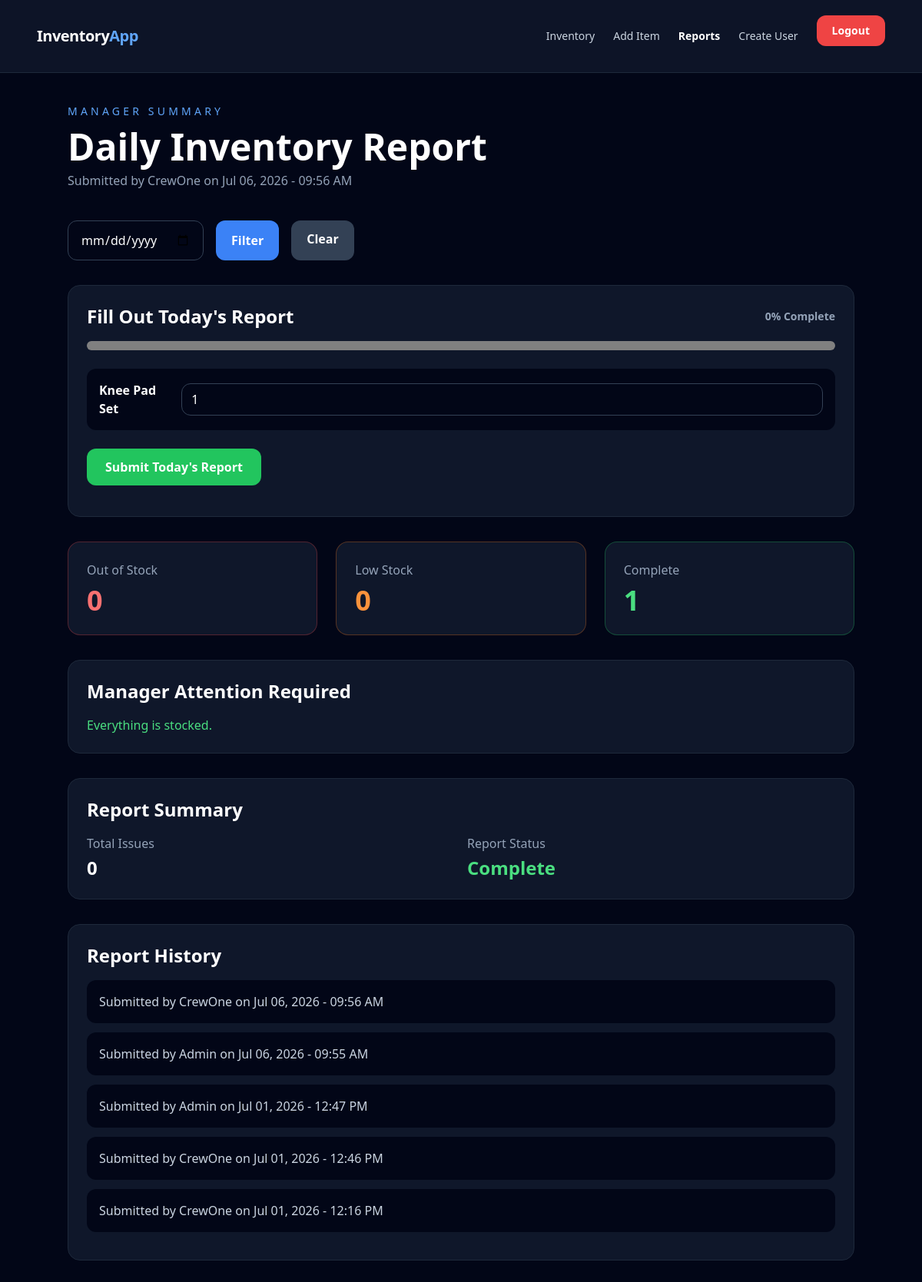
The app's page /inventory/daily-report/ (signed in) with its own data.
### inventory/models.py (models this page shows, shortened)
class DailyReport(models.Model):
    submitted_by = models.ForeignKey(User, on_delete=models.CASCADE)
    submitted_at = models.DateTimeField(auto_now_add=True)
    notes = models.TextField(blank=True)

class InventoryItem(models.Model):
    ITEM_CHOICES = [
        ("Gloves Set", "Gloves Set"),
        ("Hose Head", "Hose Head"),
        ("Knee Pad Set", "Knee Pad Set"),
        ("Pro Grip", "Pro Grip"),
        ("Orange Soap", "Orange Soap"),
        ("Mini Roller", "Mini Roller"),
        ("Paver", "Paver"),
        ("Mini Brushes", "Mini Brushes"),
        ("Scrapers", "Scrapers"),
        ("Flat Head", "Flat Head"),
        ("Scissors", "Scissors"),
        ("Bottle", "Bottle"),
        ("Brushes", "Brushes"),
        ("Buckets", "Buckets"),
        ("Sealing Buckets", "Sealing Buckets"),
        ("Rocks", "Rocks"),
        ("Masks", "Masks"),
        ("Guns", "Guns"),
        ("Battery", "Battery"),
        ("Safety Glasses", "Safety Glasses"),
        ("New Brushes", "Brushes"),
        ("Clear Seal Bucket", "Clear Seal Bucket"),
        ("Garbage Bags", "Garbage Bags"),
        ("Heads for Roller", "Heads for Roller"),
        ("Head for Mini Roller", "Head for Mini Roller"),
        ("Respirator", "Respirator"),
        ("Pebbles", "Pebbles"),
        ("Crack Fill", "Crack Fill"),
    ]
    item_name = models.CharField(max_length=100, choices=ITEM_CHOICES)
    quantity_required = models.PositiveIntegerField(default=0)
    quantity_have = models.PositiveIntegerField(default=0)
    category = models.CharField(max_length=100, blank=True)
    notes = models.TextField(blank=True)
    updated_at = models.DateTimeField(auto_now=True)
    @property
    def quantity_needed(self):
        return max(0, self.quantity_required - self.quantity_have)

### inventory/views.py (the view, shortened to what this page needs)
# urls.py: path("daily-report/", views.daily_report, name="daily_report"),
@manager_required
def daily_report(request):
    queryset = InventoryItem.objects.all().order_by("item_name")
    formset = InventoryQuantityFormSet(request.POST or None, queryset=queryset)
    total_fields = len(formset.forms)
    valid_fields = sum(
        1 for form in formset.forms
        if form.is_bound and not form.errors
    ) if request.method == "POST" else 0
    progress_percentage = int((valid_fields / total_fields) * 100) if total_fields > 0 else 0
    selected_date = request.GET.get("date", "")
    reports = DailyReport.objects.all().order_by("-submitted_at")
    if selected_date:
        reports = reports.filter(submitted_at__date=selected_date)
    latest_report = reports.first()
    out_of_stock = []
    low_stock = []
    complete = []
    for item in queryset:
        if item.quantity_have == 0:
            out_of_stock.append(item)
        elif item.quantity_needed > 0:
            low_stock.append(item)
        else:
            complete.append(item)
    total_issues = len(out_of_stock) + len(low_stock)
    return render(request, "inventory/daily_report.html", {
        "formset": formset,
        "items": queryset,
        "out_of_stock": out_of_stock,
        "low_stock": low_stock,
        "complete": complete,
        "latest_report": latest_report,
        "progress": progress_percentage,
        "reports": reports,
        "selected_date": selected_date,
        "total_issues": total_issues,
    })

### inventory/views.py (called while the page is built)
def _is_manager(user):
    return (
        user.is_active
        and user.is_authenticated
        and (
            user.is_superuser
            or user.groups.filter(name="Manager").exists()
        )
    )

### templates/inventory/daily_report.html (shortened to what this page needs)
{% extends "base.html" %}
{% block content %}
<section class="mx-auto max-w-5xl">
    <div class="mb-10">
        <p class="text-sm uppercase tracking-[0.3em] text-blue-400">
            Manager Summary
        </p>
        <h1 class="mt-3 text-5xl font-bold text-white">
            Daily Inventory Report
        </h1>
        {% if latest_report %}
        <p class="mt-2 text-slate-400">
            Submitted by {{ latest_report.submitted_by }} on {{ latest_report.submitted_at|date:"M d, Y - h:i A" }}
        </p>
        {% endif %}
    </div>
    <form method="get" class="mb-8 flex flex-col gap-4 sm:flex-row">
        <input type="date" name="date" value="{{ selected_date }}"
            class="rounded-xl border border-slate-700 bg-slate-950 px-4 py-3 text-white">
        <button type="submit" class="rounded-xl bg-blue-500 px-5 py-3 font-semibold text-white hover:bg-blue-600">
            Filter
        </button>
        <a href="{% url 'daily_report' %}"
            class="rounded-xl bg-slate-700 px-5 py-3 text-center font-semibold text-white hover:bg-slate-600">
            Clear
        </a>
    </form>
    <section class="mb-8 rounded-2xl border border-slate-800 bg-slate-900 p-6">
        <div class="mb-4 flex items-center justify-between">
            <h2 class="text-2xl font-bold text-white">
                Fill Out Today's Report
            </h2>
            <span class="text-sm font-semibold text-slate-400">
                {{ progress }}% Complete
            </span>
        </div>
        <progress value="{{ progress }}" max="100" class="mb-6 h-3 w-full overflow-hidden rounded-full"></progress>
        <form method="post" novalidate>
            <div class="space-y-3">
                {% for form in formset %}
                <div class="flex items-center justify-between gap-4 rounded-xl bg-slate-950 p-4">
                    <span class="font-semibold text-white">
                        {{ form.instance.item_name }}
                    </span>
                    {{ form.quantity_have }}
                </div>
                {% endfor %}
            </div>
            <button type="submit"
                class="mt-6 rounded-xl bg-green-500 px-6 py-3 font-semibold text-white hover:bg-green-600">
                Submit Today's Report
            </button>
        </form>
    </section>
    <div class="mb-8 grid gap-6 md:grid-cols-3">
        <div class="rounded-2xl border border-red-500/30 bg-slate-900 p-6">
            <p class="text-slate-400">Out of Stock</p>
            <h2 class="mt-2 text-4xl font-bold text-red-400">
                {{ out_of_stock|length }}
            </h2>
        </div>
        <div class="rounded-2xl border border-orange-500/30 bg-slate-900 p-6">
            <p class="text-slate-400">Low Stock</p>
            <h2 class="mt-2 text-4xl font-bold text-orange-400">
                {{ low_stock|length }}
            </h2>
        </div>
        <div class="rounded-2xl border border-green-500/30 bg-slate-900 p-6">
            <p class="text-slate-400">Complete</p>
            <h2 class="mt-2 text-4xl font-bold text-green-400">
                {{ complete|length }}
            </h2>
        </div>
    </div>
    <section class="rounded-2xl border border-slate-800 bg-slate-900 p-6">
        <h2 class="mb-4 text-2xl font-bold text-white">
            Manager Attention Required
        </h2>
        {% if out_of_stock or low_stock %}
        <ul class="space-y-3">
            {% for item in out_of_stock %}
            <li class="rounded-xl bg-red-500/10 p-4 text-red-300">
                {{ item.item_name }} is out of stock.
            </li>
            {% endfor %}
            {% for item in low_stock %}
            <li class="rounded-xl bg-orange-500/10 p-4 text-orange-300">
                {{ item.item_name }} needs {{ item.quantity_needed }} more.
            </li>
            {% endfor %}
        </ul>
        {% else %}
        <p class="text-green-400">
            Everything is stocked.
        </p>
        {% endif %}
    </section>
    <section class="mt-8 rounded-2xl border border-slate-800 bg-slate-900 p-6">
        <h2 class="mb-4 text-2xl font-bold text-white">
            Report Summary
        </h2>
        <div class="grid gap-4 md:grid-cols-2">
            <div>
                <p class="text-slate-400">Total Issues</p>
                <p class="mt-1 text-2xl font-bold text-white">
                    {{ total_issues }}
                </p>
            </div>
            <div>
                <p class="text-slate-400">Report Status</p>
                {% if out_of_stock or low_stock %}
                <p class="mt-1 text-2xl font-bold text-orange-400">
                    Needs Review
                </p>
                {% else %}
                <p class="mt-1 text-2xl font-bold text-green-400">
                    Complete
                </p>
                {% endif %}
            </div>
        </div>
    </section>
    <section class="mt-8 rounded-2xl border border-slate-800 bg-slate-900 p-6">
        <h2 class="mb-4 text-2xl font-bold text-white">
            Report History
        </h2>
        {% for report in reports %}
        <a href="{% url 'daily_report_detail' report.pk %}"
            class="mb-3 block rounded-xl bg-slate-950 p-4 text-slate-300 hover:bg-slate-800">
            Submitted by {{ report.submitted_by }} on {{ report.submitted_at|date:"M d, Y - h:i A" }}
        </a>
        {% empty %}
        <p class="text-slate-400">No reports found.</p>
        {% endfor %}
    </section>
</section>
{% endblock %}

### records on screen
DailyReport: submitted_by "CrewOne", submitted_at "Jul 06, 2026 - 09:56 AM"
InventoryItem: instance.item_name "Knee Pad Set"
DailyReport: submitted_by "Admin", submitted_at "Jul 06, 2026 - 09:55 AM"
DailyReport: submitted_by "Admin", submitted_at "Jul 01, 2026 - 12:47 PM"
DailyReport: submitted_by "CrewOne", submitted_at "Jul 01, 2026 - 12:46 PM"
DailyReport: submitted_by "CrewOne", submitted_at "Jul 01, 2026 - 12:16 PM"

### other values on screen
{{ progress }} "0"
{{ out_of_stock|length }} "0"
{{ low_stock|length }} "0"
{{ complete|length }} "1"
{{ total_issues }} "0"
